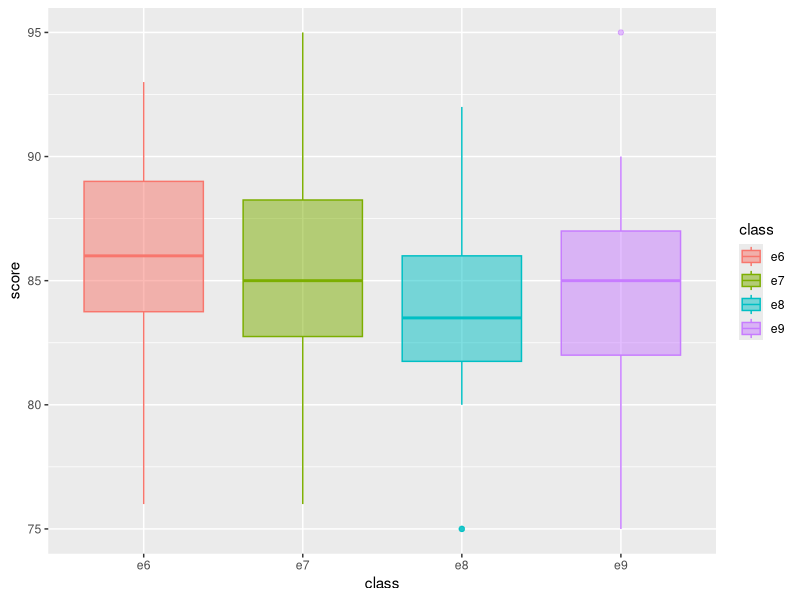
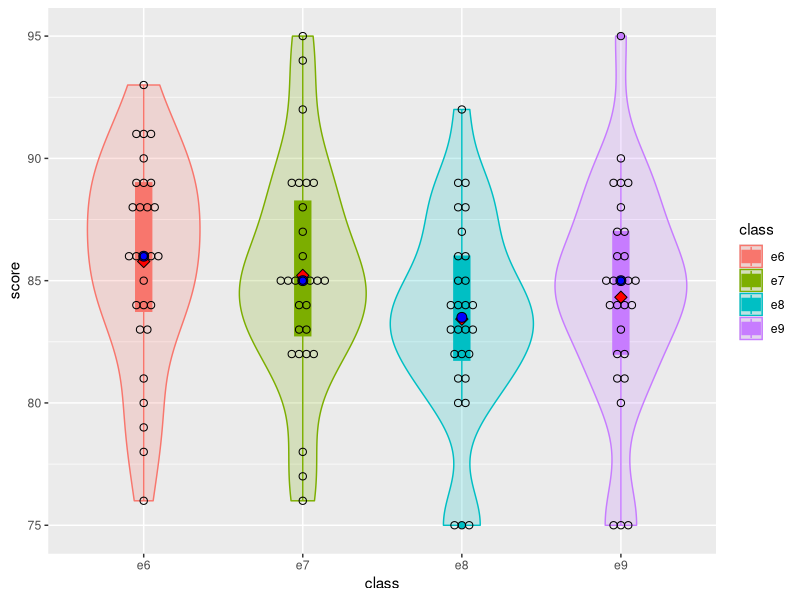
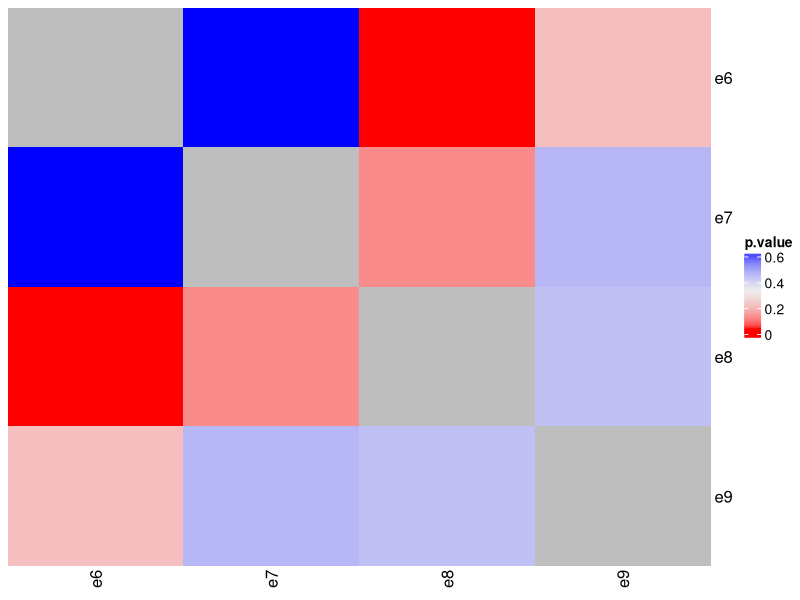
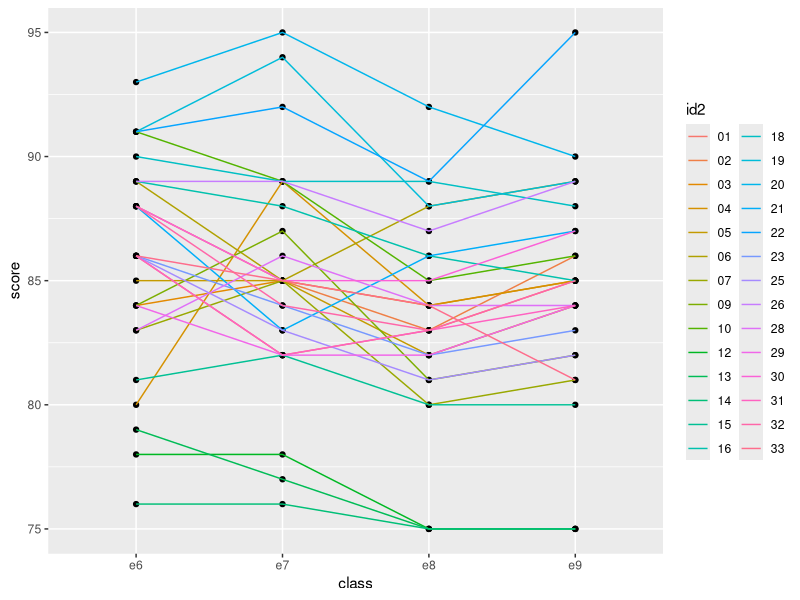
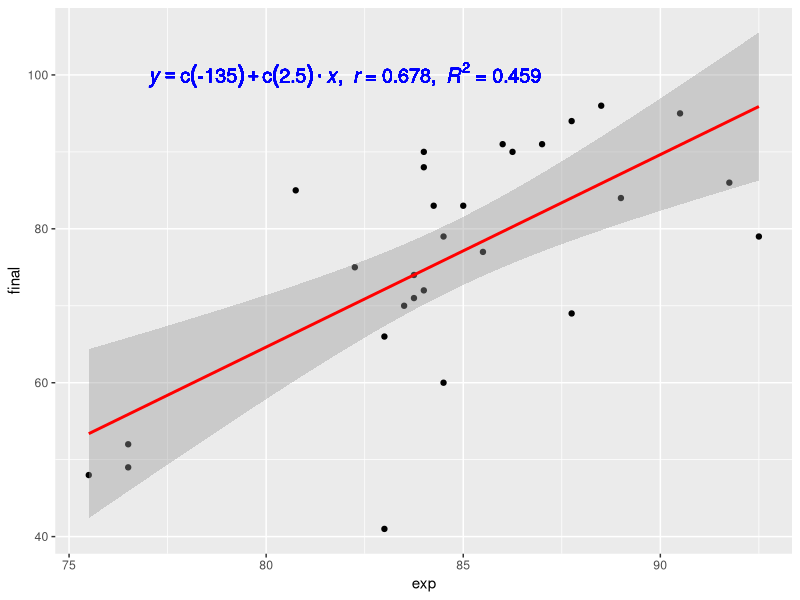
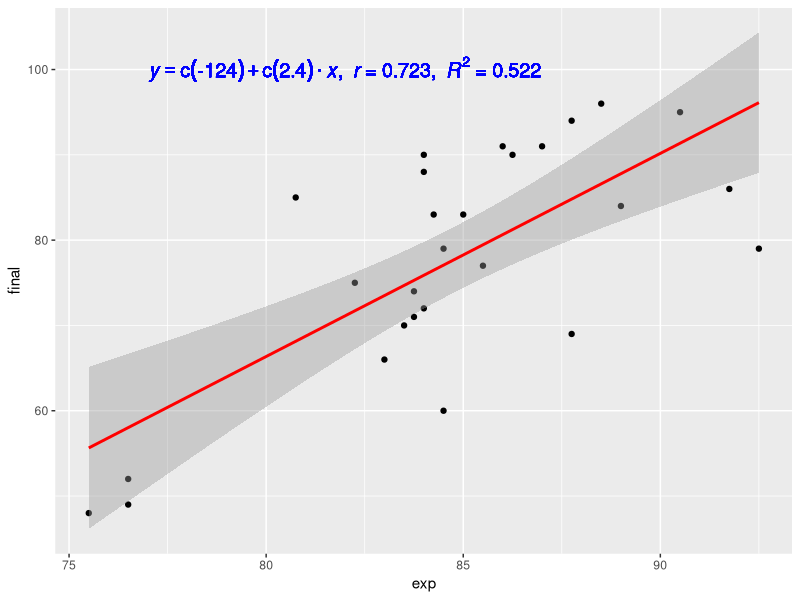
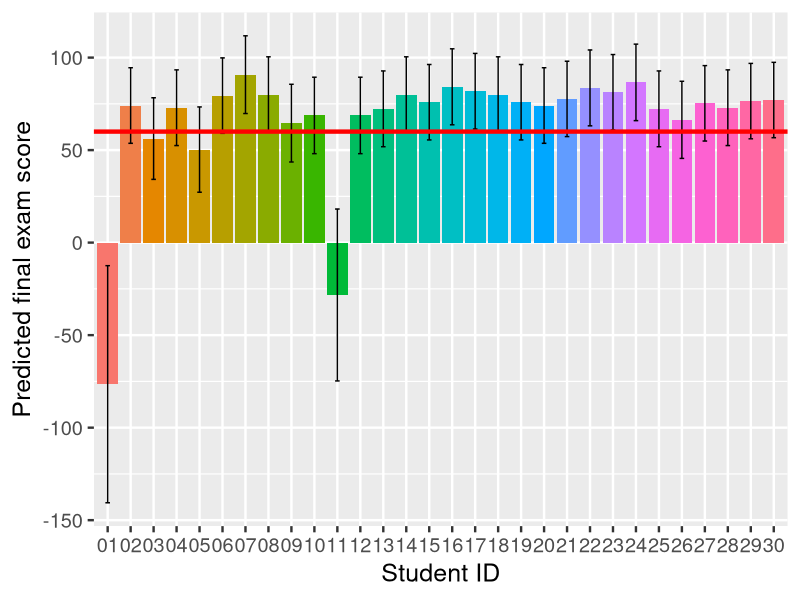

Write the R code that produced these figures, in order.
library(readr)
library(tidyr)
library(dplyr)
library(stringr)
library(ggplot2)
#library(broom)
library(ComplexHeatmap)
library(circlize)

# Read data for 2013, and tranform it
score_wide <- read_csv("score_2013.csv")
score_long <- gather(score_wide, "class", "score", 3:7)
score_long <- score_long %>% mutate(id2=as.factor(str_replace(id, "20130521", "")))

# Comparation between experiments
score_long2 <- score_long %>% filter(str_detect(class, "e"))
gb <- ggplot(score_long2, aes(class, score))
gb <- gb + geom_boxplot(aes(fill=class, color=class), alpha=0.5)
ggsave("exp_boxplot.png", gb)
gv <- ggplot(score_long2, aes(class, score))
gv <- gv + geom_violin(aes(fill=class, color=class), alpha=0.2)
gv <- gv + geom_boxplot(aes(fill=class, color=class), width=0.1)
gv <- gv + stat_summary(fun.y="mean", geom="point", shape=23, size=3, fill="red")
gv <- gv + stat_summary(fun.y="median", geom="point", shape=21, size=3, fill="blue")
gv <- gv + geom_dotplot(binaxis="y", binwidth=0.3, stackdir="center", fill=NA)
ggsave("exp_violin.png", gv)

tri2mat <- function(tp, pf) {
  tp <- cbind(tp, rep(NA, nrow(tp)))
  tp <- rbind(rep(NA, ncol(tp)), tp)
  colnames(tp) <- pf
  rownames(tp) <- pf
  tp[upper.tri(tp)] <- t(tp)[upper.tri(tp)]
  #diag(tp) <- 1
  tp
}

# Heatmap p.value bwteen experiments
t_test <- pairwise.t.test(score_long2$score, score_long2$class, p.adjust.method="none", pool.sd=FALSE)
tp <- t_test$p.value
pf <- levels(as.factor(score_long2$class))
tm <- tri2mat(tp, pf)
col = colorRamp2(seq(min(tm, na.rm=TRUE), max(tm, na.rm=TRUE), length=3), c("red", "#EEEEEE", "blue"), space="RGB")
png("exp_heatmap.png", width=1024, height=960, res=200)
Heatmap(tm, col=col, heatmap_legend_param=list(title="p.value"),
        cluster_rows=FALSE, cluster_columns=FALSE)
dev.off()

# Line each student for experiments
gl <- ggplot(score_long2, aes(class, score, group=id2))
gl <- gl + geom_point()
gl <- gl + geom_line(aes(color=id2))
ggsave("id_lineplot.png", gl)

lm_eqn <- function(df) {
  m <- lm(final ~ exp, df)
  eq <- substitute(italic(y) == a + b %.% italic(x) *","* ~~italic(r)~"="~r1 *","* ~~italic(R)^2~"="~r2, 
                   list(a = format(coef(m)[1], digits=2), 
                        b = format(coef(m)[2], digits=2), 
                        r1 = format(sqrt(summary(m)$r.squared), digits=3),
                        r2 = format(summary(m)$r.squared, digits=3)))
  as.character(as.expression(eq))
}

plot_cor <- function (df){
  gr <- ggplot(df, aes(exp, final))
  gr <- gr + geom_point()
  gr <- gr + geom_smooth(method="lm", color="red", formula=y~x)
  gr <- gr + geom_text(x=82, y=100, label=lm_eqn(df), parse=TRUE, size=5, color="blue")
}

# Correlation between experiments and final exam
score_wide2 <- score_wide %>% group_by(id,name,final) %>% summarise(exp=mean(c(e6,e7,e8,e9))) 
#score_exp <- score_long %>% filter(str_detect(class, "e")) %>% group_by(id,name) %>% summarise(exp=mean(score))
#score_final <- score_long %>% filter(str_detect(class, "final")) %>% group_by(id,name) %>% summarise(final=score)
#score_wide2 <- inner_join(score_exp, score_final)
gr <- plot_cor(score_wide2)
ggsave("correlation_plot.png", gr)

id1 <- score_wide2[which.min(score_wide2$final),]$id
score_wide3 <- score_wide2 %>% filter(id!=id1)
#score_wide3 <- score_wide2 %>% filter(id!="2013052125")
gr2 <- plot_cor(score_wide3)
ggsave("correlation_plot_correct.png", gr2)

m <- lm(final ~ exp, score_wide3)
score2014 <- read_csv("score_2014.csv")
mp <- predict(m, score2014, interval="prediction")
s4 <- bind_cols(score2014, as.data.frame(mp))
colnames(s4) <- c("ID", "name", "exp", "final", "fl", "fu")
s4 <- s4 %>% mutate(id=as.factor(str_replace(ID, "20140521", "")))
g <- ggplot(s4, aes(x=id, y=final, fill=id))
g <- g + theme_gray(base_size=18)
g <- g + geom_bar(stat="identity")
g <- g + geom_errorbar(aes(ymin=fl, ymax=fu), width=0.2)
g <- g + geom_hline(yintercept=60, color="red", size=1.5)
g <- g + labs(x="Student ID", y="Predicted final exam score")
g <- g + guides(fill=FALSE)
ggsave("prediction_2014.png", g, width=10)
